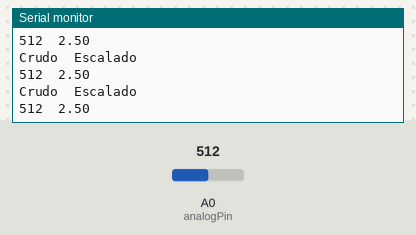
A sketch run on a simulated Arduino Uno, built with avr-gcc and run on an emulated ATmega328P. Shown: the last lines printed to the serial monitor. The inputs (shaded band) are chosen by the test bench; at power-on: A0 (analogPin) = 512.

Above: at 1.2 s.
1.3 s: A0 (analogPin) set to 716
At 1.64 s:
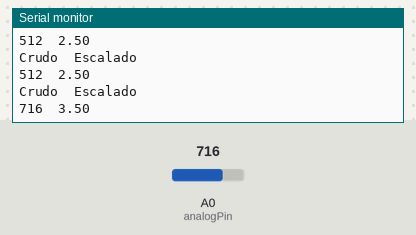
2.8 s: A0 (analogPin) set to 900
At 2.99 s:
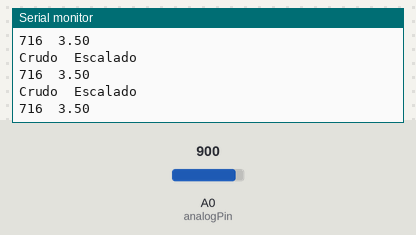
Timing chart, 0 to 5.8 s (numbered marks = the images above; inputs shaded):
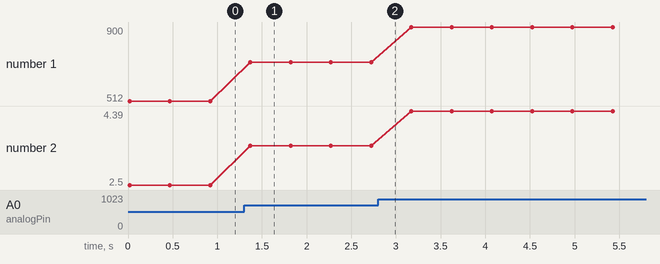

Measured:
- after the input at 1.3 s, the serial monitor: prints a new line after 0.07 s (image 1)
- plotted number 1: 512 → 716 after the input at 1.3 s, 716 → 900 after the input at 2.8 s
- plotted number 2: 2.5 → 3.5 after the input at 1.3 s, 3.5 → 4.39 after the input at 2.8 s

The sketch:

Lecturas_Analogicas.ino
```cpp
#define CUENTAS 1024.0 //ADC de 10 bits
#define VREF 5.0  //5 Volts
#define FACTOR_ESCALA VREF/CUENTAS
#define DEMORA 450

int analogPin=0;


void setup()
{
  Serial.begin(9600); //Inicializo puerto serie
//  analogReference(EXTERNAL);
}

int analogMeas;
float escalado;
void loop()
{

  analogMeas=analogRead(analogPin);
  escalado=analogMeas*FACTOR_ESCALA;

  Serial.println("Crudo\tEscalado");
  Serial.print(analogMeas); Serial.print("\t"); Serial.println(escalado);
  delay(DEMORA);
}
```
